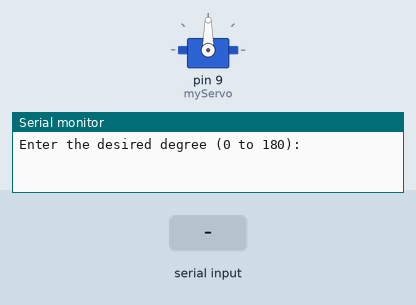
Bench run of a sketch on a simulated Arduino Uno, built with avr-gcc and run on an emulated ATmega328P. Parts: servo, the last lines printed to the serial monitor. Inputs (shaded band) come from the test bench.

Above: at 1.2 s.
1.3 s: "30,150\n" received over Serial
At 2.1 s:
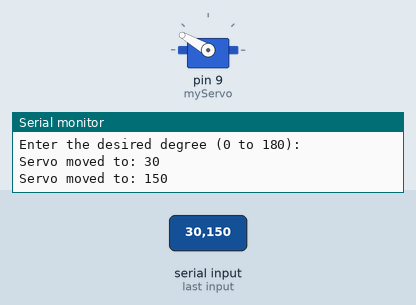
At 2.9 s:
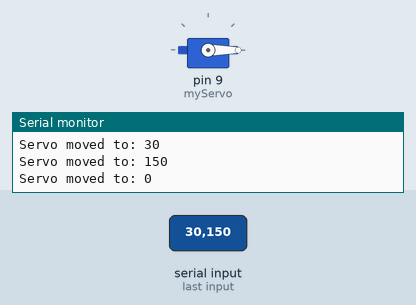
3.8 s: "90,45\n" received over Serial
At 4.1 s:
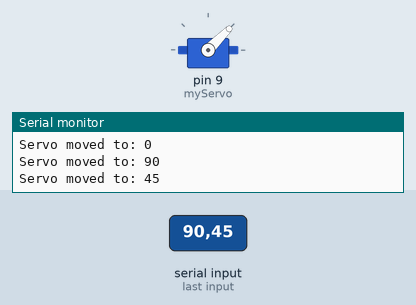
Timing chart, 0 to 6.8 s (numbered marks = the images above; inputs shaded):
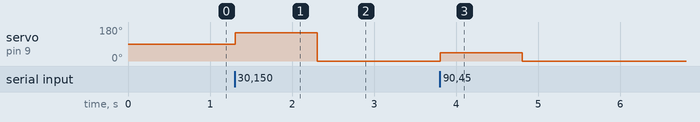

Measured:
- after the input at 1.3 s, servo on pin 9 (myServo): 90° → 150° at once, → 0° 1.0 s later
- after the input at 3.8 s, servo on pin 9 (myServo): 0° → 45° at once, → 0° 1.0 s later

The sketch:

ServoEnterDegreeTest.ino.ino
```cpp
#include <Servo.h>

Servo myServo;  // Create a Servo object to control a servo

void setup() {
  Serial.begin(9600);  // Start serial communication at 9600 bps
  myServo.attach(9);   // Attach the servo on pin 9 to the Servo object
  Serial.println("Enter the desired degree (0 to 180):");
}

void loop() {
  if (Serial.available() > 0) {  // Check if data is available to read
    int degree = Serial.parseInt();  // Read the integer input from the serial monitor

    if (degree >= 0 && degree <= 180) {  // Ensure the degree is within the valid range
      myServo.write(degree);  // Move the servo to the specified degree
      Serial.print("Servo moved to: ");
      Serial.println(degree);
    } else {
      Serial.println("Invalid input. Please enter a value between 0 and 180.");
    }
  }
}
```
